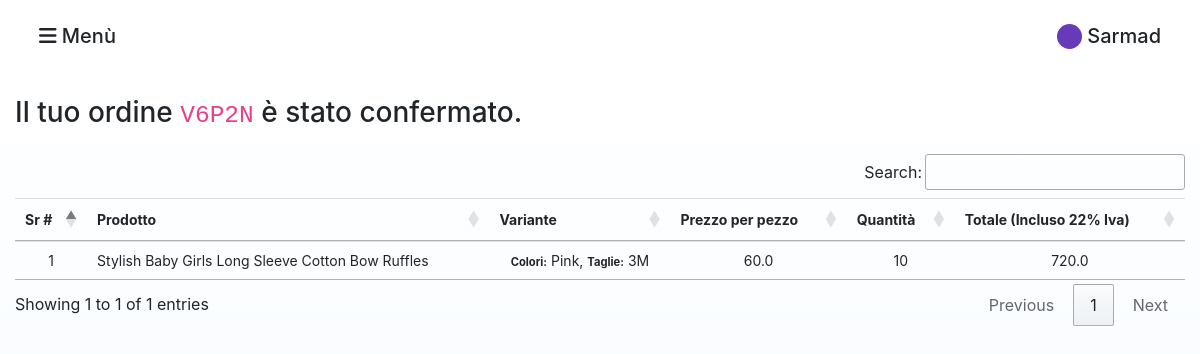
The app's page /order/order-details/15 (signed in) with its own data.
### order/models.py (models this page shows, shortened)
class Order(models.Model):
    STATUS = (
        ('New', 'New'),
        ('Accepted', 'Accepted'),
        ('Preaparing', 'Preaparing'),
        ('OnShipping', 'OnShipping'),
        ('Completed', 'Completed'),
        ('Canceled', 'Canceled'),
    )
    user = models.ForeignKey(User, on_delete=models.SET_NULL, null=True)
    code = models.CharField(max_length=10, editable=False )
    customer = models.ForeignKey(Customer, on_delete=models.SET_NULL, null=True, default=0)
    total = models.FloatField()
    status=models.CharField(max_length=10,choices=STATUS,default='New')
    ip = models.CharField(blank=True, max_length=255)
    note = models.CharField(blank=True, max_length=255)
    create_at=models.DateTimeField(auto_now_add=True)
    update_at=models.DateTimeField(auto_now=True)

class OrderProduct(models.Model):
    STATUS = (
        ('New', 'New'),
        ('Accepted', 'Accepted'),
        ('Canceled', 'Canceled'),
    )
    order = models.ForeignKey(Order, on_delete=models.CASCADE)
    user = models.ForeignKey(User, on_delete=models.CASCADE)
    customer = models.ForeignKey(Customer, on_delete=models.CASCADE, null=True, default=0, max_length=1000)
    product = models.ForeignKey(Product, on_delete=models.CASCADE)
    variant = models.ForeignKey(Variants, on_delete=models.SET_NULL,blank=True, null=True) # relation with variant
    quantity = models.IntegerField()
    price = models.FloatField()
    total_amount = models.FloatField()
    status = models.CharField(max_length=10, choices=STATUS, default='New')
    create_at = models.DateTimeField(auto_now_add=True)
    update_at = models.DateTimeField(auto_now=True)
    def __str__(self):
        return self.product.title

### product/models.py (models this page shows, shortened)
class Product(models.Model):
    STATUS = (
        ('True', 'True'),
        ('False', 'False'),
    )
    VARIANTS = (
        ('None', 'None'),
        ('Size-Color', 'Size-Color'),
    )
    category = models.ForeignKey(Category, on_delete=models.CASCADE) #many to one relation with Category
    title = models.CharField(max_length=150)
    keywords = models.CharField(max_length=255)
    description = models.TextField(max_length=255)
    image=models.ImageField(upload_to='images/',null=False)
    retail_price = models.DecimalField(max_digits=12, decimal_places=2,default=0)
    wholesale_price = models.DecimalField(max_digits=12, decimal_places=2,default=0)
    amount=models.IntegerField(default=0)
    minamount=models.IntegerField(default=3)
    variant=models.CharField(max_length=10,choices=VARIANTS, default='None')
    detail=RichTextUploadingField()
    slug = models.SlugField(null=False, unique=True)
    status=models.CharField(max_length=10,choices=STATUS)
    create_at=models.DateTimeField(auto_now_add=True)
    update_at=models.DateTimeField(auto_now=True)

class Variants(models.Model):
    title = models.CharField(max_length=100, blank=True,null=True)
    product = models.ForeignKey(Product, on_delete=models.CASCADE)
    color = models.ForeignKey(Color, on_delete=models.CASCADE,blank=True,null=True)
    size = models.ForeignKey(Size, on_delete=models.CASCADE,blank=True,null=True)
    image_id = models.IntegerField(blank=True,null=True,default=0)
    quantity = models.IntegerField(default=1)
    price = models.DecimalField(max_digits=12, decimal_places=2,default=0)

class Color(models.Model):
    name = models.CharField(max_length=20)
    code = models.CharField(max_length=10, blank=True,null=True)
    def __str__(self):
        return self.name

class Size(models.Model):
    name = models.CharField(max_length=20)
    code = models.CharField(max_length=10, blank=True,null=True)
    def __str__(self):
        return self.name

### order/views.py (the view)
# urls.py: path('order-details/<int:order_id>', views.order_detailed, name='order_detailed')
def order_detailed(request, order_id):
    current_user = User.objects.get(username=request.user.username)
    order_details = Order.objects.get(pk=order_id)
    list_of_ordered_product = OrderProduct.objects.filter(order=order_details)
    for p in list_of_ordered_product:
        print(p)
    return render(request, 'agents/order_detailed.html', {
            'orders': order_details,
            'list_of_ordered_product': list_of_ordered_product
    })

### agents/templates/agents/order_detailed.html (shortened to what this page needs)
{% extends "agents/layout.html" %}
{% load static %}
{% block body %}
{% include "agents/sidenav.html" %}
<div class="parent-div-products-page ">
    <div class="container-fluid">
        <div class="row align-items-center">
            <div class="col-12 mt-3 mb-3">
                <div style="float: left;" class="btn-group" role="group">
                    <h3>Il tuo ordine <code>{{orders.code}}</code> è stato
                        {% if orders.status == 'New' %}
                            confermato.
                        {% else %}
                            {{orders.status}}.
                        {% endif %}
                        </h3>
                </div>
            </div>
            {% if orders %}
                <div class="col-12">
                    <div  class="table-responsive">
                        <table  id="customers_table" class="table table-hover">
                            <thead class="col-form-label col-form-label-sm" >
                            <tr align="center">
                                <th >Sr #</th>
                                <th align="left">Prodotto</th>
                                <th >Variante</th>
                                <th >Prezzo per pezzo</th>
                                <th >Quantità</th>
                                <th >Totale (Incluso 22% Iva)</th>
                            </tr>
                            </thead>
                            <tbody>
                                {% for order in list_of_ordered_product %}
                            <tr align="center" class="col-form-label col-form-label-sm" >
                                    <td >{{ forloop.counter }}</td>
                                    <td align="left">{{order.product.title|capfirst}}</td>
                                    <td ><small>Colori:</small> {{order.variant.color}}, <small>Taglie:</small> {{order.variant.size}}</td>
                                    <td >{{order.price}}</td>
                                    <td >{{order.quantity}}</td>
                                    <td >{{order.total_amount}}</td>
                            </tr>
                            {% endfor %}
                            </tbody>
                        </table>
                    </div>
                </div>
            {% else %}
                <div align="center" class="col-12 mt-5">
                    <img class="w-25" src="{% static 'agents/images/not_found.svg' %}"/>
                    <h5 class="col-form-label col-form-label-md pt-3">Non trovato!</h5>
                </div>
            {% endif %}
        </div>
    </div>
</div>
{% endblock %}

### agents/templates/agents/sidenav.html (shortened to what this page needs)
  <div class="container-fluid">
    <div class="row pt-4 pb-4 pl-4 pr-4">
      <div class="col-6">
        <h5 style="cursor:pointer" onclick="openNav()"><i class="fas fa-bars"></i> Menù</h5>
      </div>
      <div class="col-6">
        {% if user%}
            <div style="float: right;">
              <span class="dot"></span>
              <h5 class="agent-username" style="float: right;"> {{user.username}}</h5>
            </div>
        {% endif %}
      </div>
    </div>
  </div>

### staticfiles/agents/css/style.css (style rules this page uses)
body { font-family: Circular, -apple-system, BlinkMacSystemFont, Roboto, Helvetica Neue, sans-serif; -webkit-font-smoothing: antialiased; }
.parent-div-products-page { background: linear-gradient(0deg, aliceblue, transparent); min-height: -webkit-fill-available; }
.dot { margin-right: 5px; height: 25px; width: 25px; background-color: #673AB7; border-radius: 50%; display: inline-block; }
.agent-username { text-transform: capitalize; }
.small, small { font-size: 80%; font-weight: bold; }

### records on screen
Order: code "V6P2N"
OrderProduct: product "Stylish Baby Girls Long Sleeve Cotton Bow Ruffles", variant.color "Pink", variant.size "3M", price "60.0", quantity "10", total_amount "720.0"

### other values on screen
{{ user.username }} "Sarmad"
